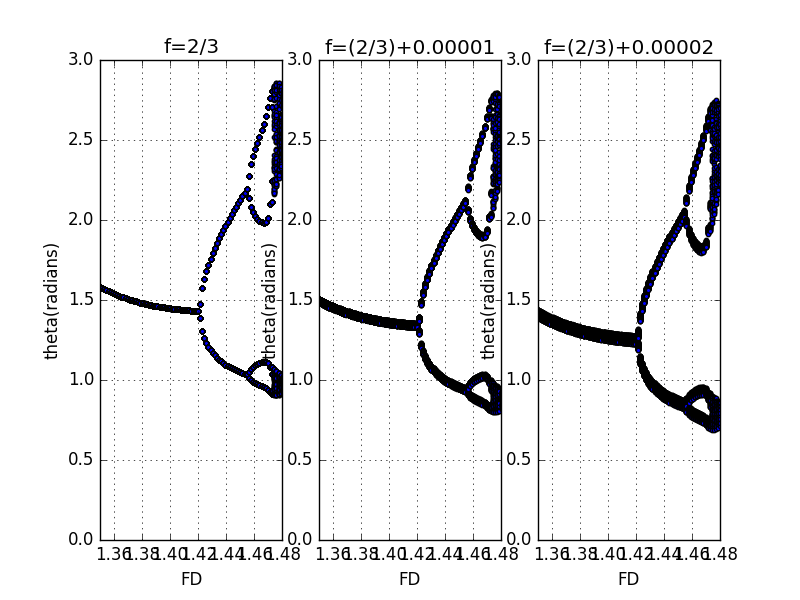

The Python source for this figure:
from __future__ import division
from math import *
from pylab import *
from numpy import *

# define a function that given amplitude of force, gives angle,avelo and t

def change_amp(F,f):
    
    # define some constants

    q = 0.5
    l = 9.8
    g = 9.8
    dt = pi/100
    theta0 = 0.2
    omega0 = 0
    angle = [theta0]
    avelo = [omega0]
    t = [0]
    an=[]
    

    # move the pendulum

    while t[-1] <= 1200*pi:

        avelo_new = avelo[-1] - ((g/l)*sin(angle[-1]) + q*avelo[-1] - F*sin(f*t[-1]))*dt
        avelo.append(avelo_new)
        angle_new = angle[-1] + avelo[-1]*dt
        while angle_new > pi:
            angle_new -= 2*pi
        while angle_new < -pi:
            angle_new += 2*pi
        angle.append(angle_new)
        if t[-1]>=900*pi:
            if t[-1]%(3*pi)<=dt:
                an.append(angle_new)
        t_new = t[-1] + dt
        t.append(t_new)
        

    return an
###

fdd_1=list(linspace(1.35,1.5,100))
fd_1=[]
th_1=[]

for i in fdd_1:
    points=change_amp(i,2/3)
    for j in points:
        fd_1.append(i)
        th_1.append(j)
###
        
fdd_2=list(linspace(1.35,1.5,100))
fd_2=[]
th_2=[]

for i in fdd_2:
    points=change_amp(i,2/3+0.00001)
    for j in points:
        fd_2.append(i)
        th_2.append(j)
###
        
fdd_3=list(linspace(1.35,1.5,100))
fd_3=[]
th_3=[]

for i in fdd_3:
    points=change_amp(i,2/3+0.00002)
    for j in points:
        fd_3.append(i)
        th_3.append(j)

###
subplot(1,3,1)
scatter(fd_1,th_1,s=10)
grid(True)
xlim(1.35,1.48)
ylim(0,3)
title('f=2/3')
xlabel('FD')
ylabel('theta(radians)')

subplot(1,3,2)
scatter(fd_2,th_2,s=10)
grid(True)
xlim(1.35,1.48)
ylim(0,3)
title('f=(2/3)+0.00001')
xlabel('FD')
ylabel('theta(radians)')

subplot(1,3,3)
scatter(fd_3,th_3,s=10)
grid(True)
xlim(1.35,1.48)
ylim(0,3)
title('f=(2/3)+0.00002')
xlabel('FD')
ylabel('theta(radians)')

show()









        
    
